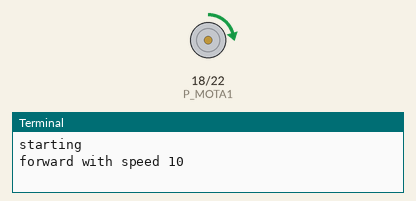
Simulated run of this program. Board: Raspberry Pi (header pin numbers). Shown: motor-driver pin pairs drawn as motors (green arrow = first pin HIGH = forward, orange = second pin HIGH = backward, longer = more drive), the last lines printed to the terminal.

Above: at 0.1 s.
At 8.1 s:
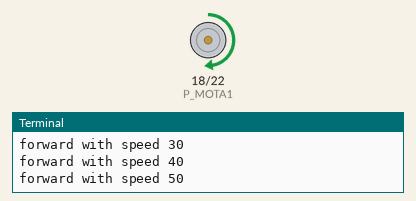
At 18.1 s:
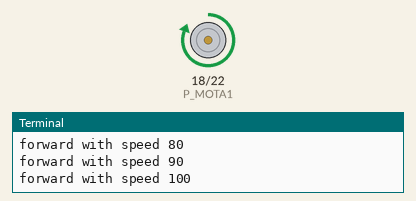
At 38.1 s:
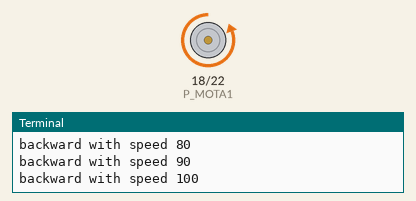
Timing chart, 0 to 39.6 s (numbered marks = the images above):
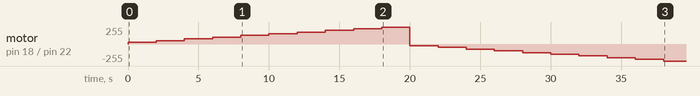

Measured:
- by itself, motor on pin 18 (P_MOTA1) / pin 22 (P_MOTA2): rises from stopped to forward 255/255 in 18.0 s, then falls to backward 255/255 in 20.0 s

The program:

cobapwm.py
```python
import RPi.GPIO as GPIO
import time

P_MOTA1 = 18
P_MOTA2 = 22
fPWM = 50  # Hz (not higher with software PWM)

def forward(speed):
    pwm1.ChangeDutyCycle(speed)
    pwm2.ChangeDutyCycle(0)

def backward(speed):
    pwm1.ChangeDutyCycle(0)
    pwm2.ChangeDutyCycle(speed)

def stop():
    pwm1.ChangeDutyCycle(0)
    pwm2.ChangeDutyCycle(0)

def setup():
    global pwm1, pwm2
    GPIO.setmode(GPIO.BOARD)
    GPIO.setup(P_MOTA1, GPIO.OUT)
    pwm1 = GPIO.PWM(P_MOTA1, fPWM)
    pwm1.start(0)
    GPIO.setup(P_MOTA2, GPIO.OUT)
    pwm2 = GPIO.PWM(P_MOTA2, fPWM)
    pwm2.start(0)

print "starting"
setup()
for speed in range(10, 101, 10):
    print "forward with speed", speed
    forward(speed)
    time.sleep(2)
for speed in range(10, 101, 10):
    print "backward with speed", speed
    backward(speed)
    time.sleep(2)
print "stopping"
stop()
GPIO.cleanup()
print "done"
```
